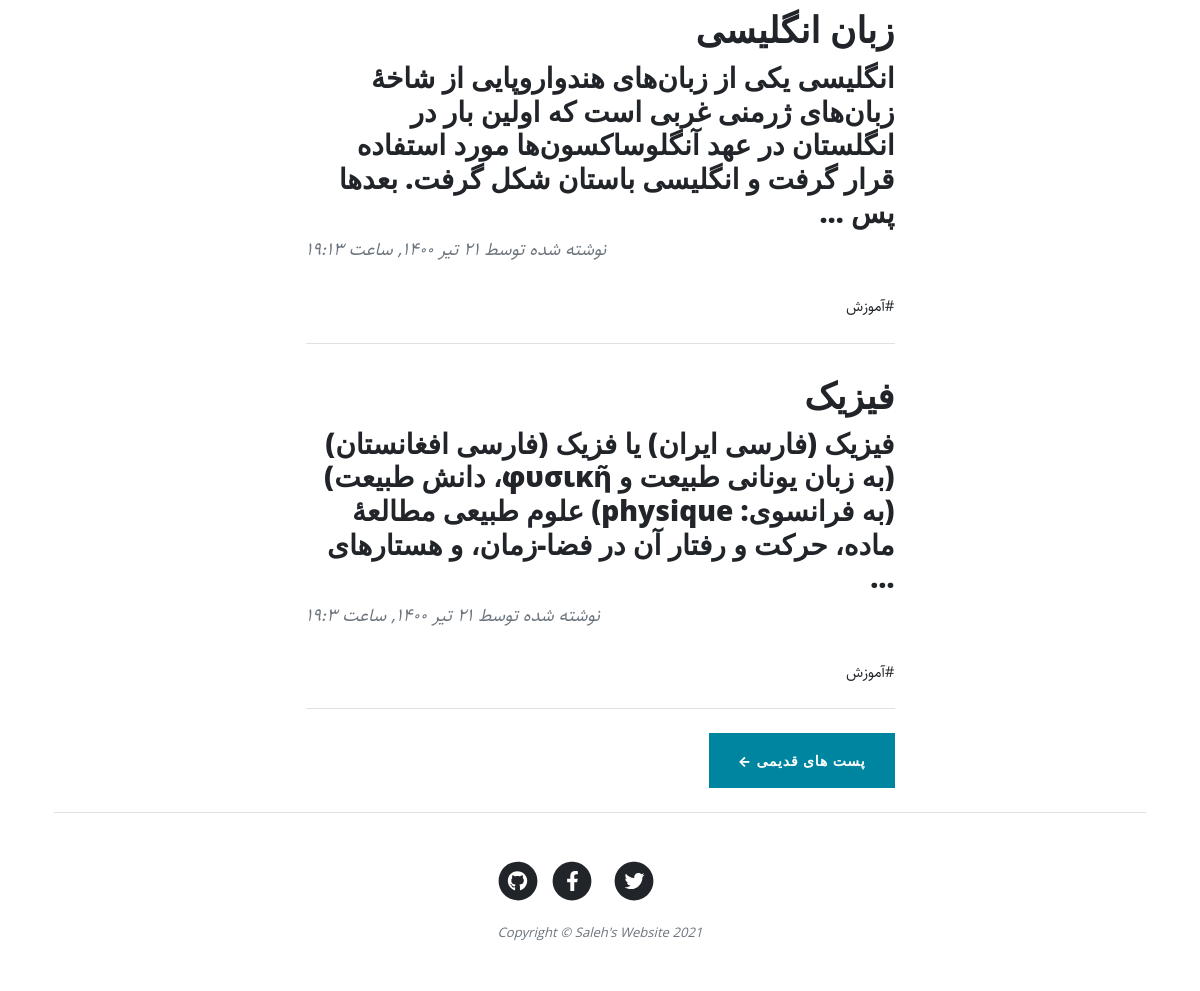
/category/education (lower part), run on an earlier commit of the app's database.
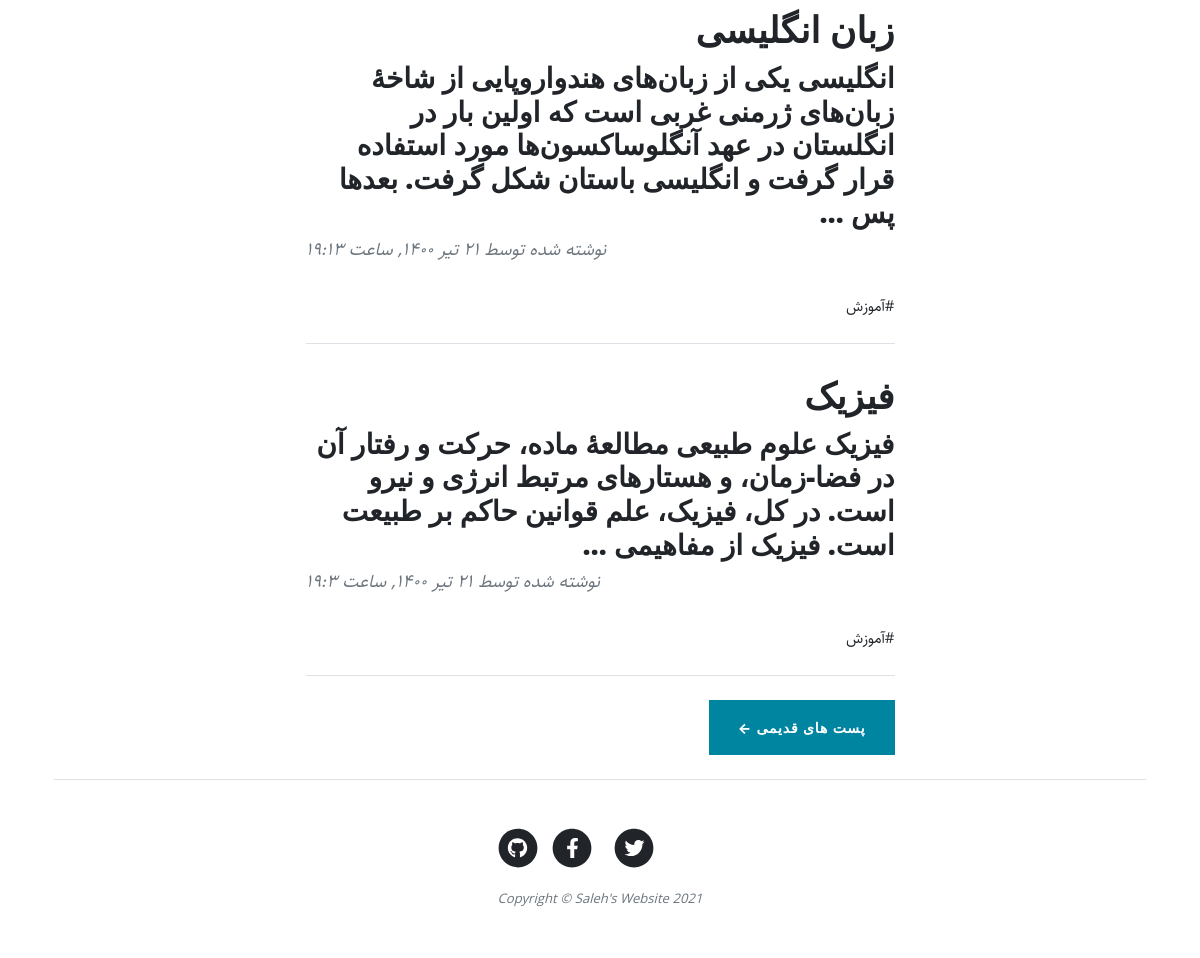
And on a later commit of the database.
### blog/models.py (models this page shows, shortened)
class Article(models.Model):
    STATUS_CHOICES =(
        ('d', 'پيشن‌‌ويس'),
        ('p', 'منتشر شده'),
    )
    author = models.ForeignKey(User, null=True, on_delete=models.SET_NULL, related_name="articles", verbose_name="نویسنده")
    title = models.CharField(max_length=200, verbose_name = "عنوان مقاله")
    slug = models.SlugField(max_length=100, unique=True, verbose_name = "آدرس مقاله")
    category = models.ManyToManyField(Category, verbose_name= "دسته‌بندي", related_name="articles")
    description = models.TextField(verbose_name = "محتوا")
    thumbnail = models.ImageField(upload_to="images", verbose_name = "تصوير مقاله")
    publish = models.DateTimeField(default=timezone.now, verbose_name = "زمان انتشار")
    created = models.DateTimeField(auto_now_add=True)
    updated = models.DateTimeField(auto_now=True)
    status = models.CharField(max_length=1, choices=STATUS_CHOICES, verbose_name = "وضعيت")
    class Meta:
        verbose_name = "مقاله"
        verbose_name_plural = "مقالات"
        ordering = ["-publish"]
    def jpublish(self):
        return jalali_converter(self.publish)
    jpublish.short_description = "زمان انتشار"
    def thumbnail_tag(self):
        return format_html("<img width=100 height=60 style='border-radius: 5px;' src='{}'>".format(self.thumbnail.url))
    thumbnail_tag.short_description = "عکس"
    objects = ArticleManager()

### blog/views.py (the view)
# urls.py: path('category/<slug:slug>', CategoryList.as_view(), name="category"),
class CategoryList(ListView):
    paginate_by = 3
    template_name = "blog/category_list.html"
    def get_queryset(self):
        global category
        slug = self.kwargs.get('slug')
        category = get_object_or_404(Category.objects.active(), slug=slug)
        return category.articles.published()
    def get_context_data(self, **kwargs):
        context = super().get_context_data(**kwargs)
        context["category"] = category
        return context

### blog/models.py (called while the page is built)
    def published(self):
        return self.filter(status='p')

    def active(self):
        return self.filter(status=True)

### blog/templatetags/base_tags.py (called while the page is built)
@register.simple_tag
def title():
    return "وبلاگ جنگویی"

@register.inclusion_tag("blog/partials/category_navbar.html")
def category_navbar():
    return {
        "category" : Category.objects.filter(status=True)
    }

### extensions/jalali.py (called while the page is built)
    def persian_tuple(self):
        return self.persian_year, self.persian_month, self.persian_day

### extensions/utils.py (called while the page is built)
def persian_numbers_converter(mystr):
    mynumbers = {
        "0" : "۰",
        "1" : "۱",
        "2" : "۲",
        "3" : "۳",
        "4" : "۴",
        "5" : "۵",
        "6" : "۶",
        "7" : "۷",
        "8" : "۸",
        "9" : "۹",
    }
    for e, p in mynumbers.items():
        mystr = mystr.replace(e, p)
    return mystr

### blog/templates/blog/category_list.html (shortened to what this page needs)
{% extends 'blog/list.html' %}
{% block next_page_url %}
    {% url 'category' category.slug page_obj.next_page_number %}
{% endblock %}

### blog/templates/blog/list.html (shortened to what this page needs)
{% extends 'blog/base.html' %}
{% load static %}
{% block main %}
        <div class="container px-4 px-lg-5">
            <div class="row gx-4 gx-lg-5 justify-content-center">
                <div class="col-md-10 col-lg-8 col-xl-7">
                {% for article in object_list %}
                <div class="post-preview">
                    <a href="{% url 'detail' article.slug %}"><h2 class="post-title">{{article.title}}</h2></a>
                    <h3 class="post-subtitle">
                        {{article.description|truncatewords:30}}
                        </h3>
                    <p class="post-meta">
                        نوشته شده توسط
                        {{article.jpublish}}
                    </p>
                    <div>
                        {% for cat in article.category.active %}
                            <a href="{% url 'category' cat.slug %}">#{{cat.title}}</a>
                        {% endfor %}
                    </div>
                </div>
                <hr class="my-4" />
                {% endfor %}
                    {% if is_paginated %}
                    <div class="clearfix pager-button mb-4">
                        {% if page_obj.has_next %}
                            <a class="btn btn-primary text-uppercase" href="{% block next_page_url %} {% endblock %}">پست های قدیمی &larr;</a>
                        {% endif %}
                    {% endif %}
            </div>
        </div>
{% endblock %}

What changed in the data, as far as the page shows it:
changed Article "فیزیک": description "فیزیک (فارسی ایران) یا فزیک (فارسی افغانستان) (به زبان یونانی طبیعت و φυσικῆ، دانش طبیعت) (به فرانسوی: physique) علوم طبیعی مطالعهٔ ماده، حرکت و رفتار آن در فضا-زمان، و هستارهای …" → "فیزیک علوم طبیعی مطالعهٔ ماده، حرکت و رفتار آن در فضا-زمان، و هستارهای مرتبط انرژی و نیرو است. در کل، فیزیک، علم قوانین حاکم بر طبیعت است. فیزیک از مفاهیمی …"
